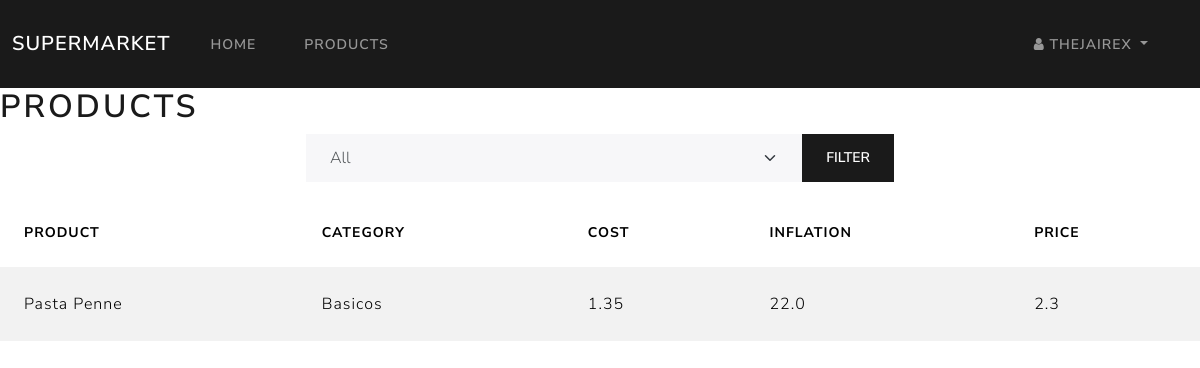
/products/ (signed in), run on an earlier commit of the app's database.
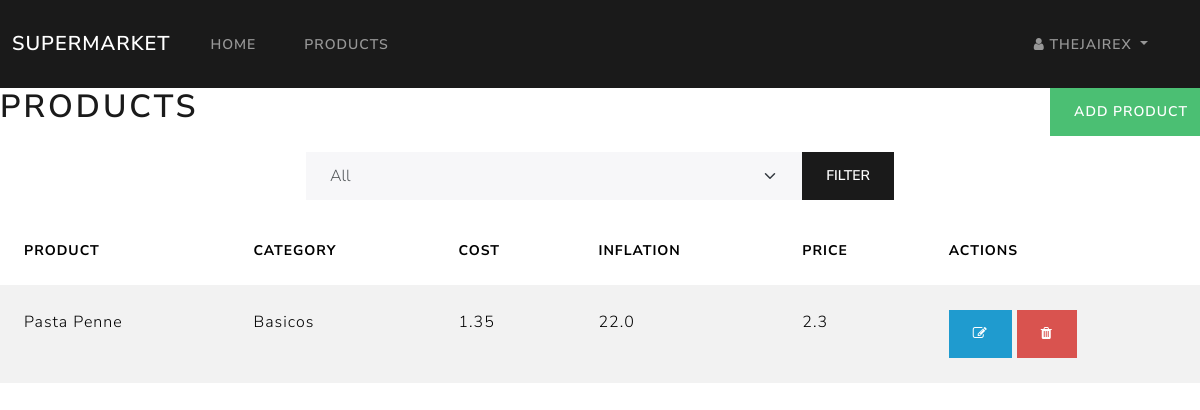
And on a later commit of the database.
### DB/models/products.py (models this page shows, shortened)
class Product(Base):
    __tablename__ = "products"
    product_id = Column(Integer, primary_key=True, autoincrement=True)
    product = Column(String(150), unique=True, nullable=False)
    category_id = Column(Integer, ForeignKey('categories.category_id'))
    cost_unit = Column(Float, nullable=False)
    inflation_rate = Column(Float, nullable=False)
    price = Column(Float, nullable=False)
    category = relationship("Category", backref="products")

### DB/models/categories.py (models this page shows, shortened)
class Category(Base):
    __tablename__ = "categories"
    category_id = Column(Integer, primary_key=True, autoincrement=True)
    category = Column(String(150), unique=True, nullable=False)

### blueprints/products.py (the view)
@products_bp.route('/', methods=['GET', 'POST'])
def products():
    products = db.get_all(Product)
    categories = db.get_all(Category)
    return render_template('products.html', products=products,categories=categories)

### DB/__init__.py (called while the page is built)
    def get_all(self, model):
        return self.session.query(model).all()

    def get_by_column(self, model, column, value):
        return self.session.query(model).filter(getattr(model, column) == value).first()

### app.py (called while the page is built)
@login_manger.user_loader
def load_user(user_id):
    return db.get_by_column(User, 'user_id', user_id)

### templates/products.html (shortened to what this page needs)
{% extends "layout.html" %}
{% block content %}
<main>
    <div class="row">
        <div class="col-6">
            <h1>Products</h1>
        </div>
        <div class="col-6 text-end p-0">
            {% if current_user.is_authenticated and current_user.role == 'admin' %}
            <a href="{{ url_for('products.add_product') }}" class="btn btn-success mb-3">Add Product</a>
            {% endif %}
        </div>
    </div>
    <div class="row">
        <div class="col-6 offset-3">
            <form action="{{ url_for('products.products') }}" method="POST">
                <div class="input-group mb-3">
                    <select class="form-select" name="category_id">
                        <option value="" selected>All</option>
                    </select>
                    <button type="submit" class="btn btn-primary">Filter</button>
                </div>
            </form>
        </div>
    </div>
    <table class="table table-striped table-hover">
        <thead>
            <tr>
                <th scope="col">Product</th>
                <th scope="col">Category</th>
                <th scope="col">Cost</th>
                <th scope="col">Inflation</th>
                <th scope="col">Price</th>
                {% if current_user.is_authenticated and current_user.role == 'admin' %}
                <th scope="col">Actions</th>
                {% endif %}
            </tr>
        </thead>
        <tbody>
            {% for product in products %}
            <tr>
                <td>{{ product.product }}</td>
                <td>{{ product.category.category }}</td>
                <td>{{ product.cost_unit }}</td>
                <td>{{ product.inflation_rate }}</td>
                <td>{{ product.price }}</td>
                {% if current_user.is_authenticated and current_user.role == 'admin' %}
                <td>
                    <a href="{{ url_for('products.edit_product', product_id=product.product_id) }}" class="btn btn-info"><i
                            class="fa fa-edit"></i></a>
                    <a href="{{ url_for('products.delete_product', product_id=product.product_id) }} " class="btn btn-danger"><i
                            class="fa fa-trash"></i></a>
                </td>
                {% endif %}
            </tr>
            {% endfor %}
        </tbody>
    </table>
</main>
{% endblock content %}

What changed in the data, as far as the page shows it:
changed User "THEJAIREX": role "user" → "admin" (drawn)
Also different on the page:
text now shown: "ADD PRODUCT ACTIONS"
